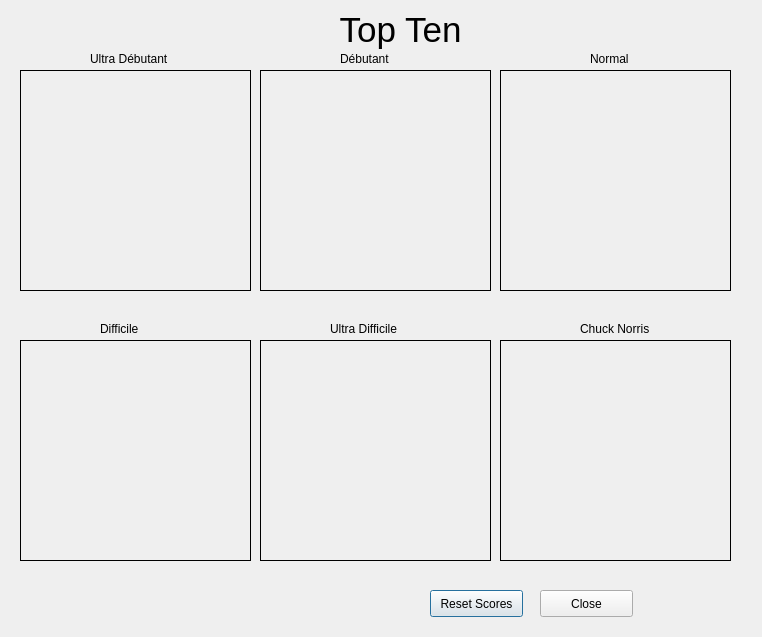
<?xml version="1.0" encoding="UTF-8"?>
<ui version="4.0">
 <class>TopTen</class>
 <widget class="QDialog" name="TopTen">
  <property name="geometry">
   <rect>
    <x>0</x>
    <y>0</y>
    <width>762</width>
    <height>637</height>
   </rect>
  </property>
  <property name="windowTitle">
   <string>Top Ten Scores</string>
  </property>
  <widget class="QLabel" name="label">
   <property name="geometry">
    <rect>
     <x>310</x>
     <y>10</y>
     <width>181</width>
     <height>41</height>
    </rect>
   </property>
   <property name="text">
    <string>&lt;!DOCTYPE HTML PUBLIC &quot;-//W3C//DTD HTML 4.0//EN&quot; &quot;http://www.w3.org/TR/REC-html40/strict.dtd&quot;&gt;
&lt;html&gt;&lt;head&gt;&lt;meta name=&quot;qrichtext&quot; content=&quot;1&quot; /&gt;&lt;style type=&quot;text/css&quot;&gt;
p, li { white-space: pre-wrap; }
&lt;/style&gt;&lt;/head&gt;&lt;body style=&quot; font-family:'Sans'; font-size:10pt; font-weight:400; font-style:normal;&quot;&gt;
&lt;p align=&quot;center&quot; style=&quot; margin-top:0px; margin-bottom:0px; margin-left:0px; margin-right:0px; -qt-block-indent:0; text-indent:0px;&quot;&gt;&lt;span style=&quot; font-size:26pt;&quot;&gt;Top Ten&lt;/span&gt;&lt;/p&gt;&lt;/body&gt;&lt;/html&gt;</string>
   </property>
  </widget>
  <widget class="QLabel" name="topTenList">
   <property name="geometry">
    <rect>
     <x>20</x>
     <y>70</y>
     <width>231</width>
     <height>221</height>
    </rect>
   </property>
   <property name="frameShape">
    <enum>QFrame::Box</enum>
   </property>
   <property name="text">
    <string/>
   </property>
   <property name="alignment">
    <set>Qt::AlignLeading|Qt::AlignLeft|Qt::AlignTop</set>
   </property>
  </widget>
  <widget class="QPushButton" name="resetButton">
   <property name="geometry">
    <rect>
     <x>430</x>
     <y>590</y>
     <width>93</width>
     <height>27</height>
    </rect>
   </property>
   <property name="text">
    <string>Reset Scores</string>
   </property>
  </widget>
  <widget class="QPushButton" name="close">
   <property name="geometry">
    <rect>
     <x>540</x>
     <y>590</y>
     <width>93</width>
     <height>27</height>
    </rect>
   </property>
   <property name="text">
    <string>Close</string>
   </property>
  </widget>
  <widget class="QLabel" name="topTenList_1">
   <property name="geometry">
    <rect>
     <x>260</x>
     <y>70</y>
     <width>231</width>
     <height>221</height>
    </rect>
   </property>
   <property name="frameShape">
    <enum>QFrame::Box</enum>
   </property>
   <property name="text">
    <string/>
   </property>
   <property name="alignment">
    <set>Qt::AlignLeading|Qt::AlignLeft|Qt::AlignTop</set>
   </property>
  </widget>
  <widget class="QLabel" name="topTenList_2">
   <property name="geometry">
    <rect>
     <x>500</x>
     <y>70</y>
     <width>231</width>
     <height>221</height>
    </rect>
   </property>
   <property name="frameShape">
    <enum>QFrame::Box</enum>
   </property>
   <property name="text">
    <string/>
   </property>
   <property name="alignment">
    <set>Qt::AlignLeading|Qt::AlignLeft|Qt::AlignTop</set>
   </property>
  </widget>
  <widget class="QLabel" name="topTenList_3">
   <property name="geometry">
    <rect>
     <x>20</x>
     <y>340</y>
     <width>231</width>
     <height>221</height>
    </rect>
   </property>
   <property name="frameShape">
    <enum>QFrame::Box</enum>
   </property>
   <property name="text">
    <string/>
   </property>
   <property name="alignment">
    <set>Qt::AlignLeading|Qt::AlignLeft|Qt::AlignTop</set>
   </property>
  </widget>
  <widget class="QLabel" name="topTenList_4">
   <property name="geometry">
    <rect>
     <x>260</x>
     <y>340</y>
     <width>231</width>
     <height>221</height>
    </rect>
   </property>
   <property name="frameShape">
    <enum>QFrame::Box</enum>
   </property>
   <property name="text">
    <string/>
   </property>
   <property name="alignment">
    <set>Qt::AlignLeading|Qt::AlignLeft|Qt::AlignTop</set>
   </property>
  </widget>
  <widget class="QLabel" name="topTenList_5">
   <property name="geometry">
    <rect>
     <x>500</x>
     <y>340</y>
     <width>231</width>
     <height>221</height>
    </rect>
   </property>
   <property name="frameShape">
    <enum>QFrame::Box</enum>
   </property>
   <property name="text">
    <string/>
   </property>
   <property name="alignment">
    <set>Qt::AlignLeading|Qt::AlignLeft|Qt::AlignTop</set>
   </property>
  </widget>
  <widget class="QLabel" name="label_2">
   <property name="geometry">
    <rect>
     <x>90</x>
     <y>50</y>
     <width>101</width>
     <height>18</height>
    </rect>
   </property>
   <property name="text">
    <string>Ultra Débutant</string>
   </property>
  </widget>
  <widget class="QLabel" name="label_3">
   <property name="geometry">
    <rect>
     <x>340</x>
     <y>50</y>
     <width>58</width>
     <height>18</height>
    </rect>
   </property>
   <property name="text">
    <string>Débutant</string>
   </property>
  </widget>
  <widget class="QLabel" name="label_4">
   <property name="geometry">
    <rect>
     <x>590</x>
     <y>50</y>
     <width>58</width>
     <height>18</height>
    </rect>
   </property>
   <property name="text">
    <string>Normal</string>
   </property>
  </widget>
  <widget class="QLabel" name="label_5">
   <property name="geometry">
    <rect>
     <x>100</x>
     <y>320</y>
     <width>58</width>
     <height>18</height>
    </rect>
   </property>
   <property name="text">
    <string>Difficile</string>
   </property>
  </widget>
  <widget class="QLabel" name="label_6">
   <property name="geometry">
    <rect>
     <x>330</x>
     <y>320</y>
     <width>91</width>
     <height>18</height>
    </rect>
   </property>
   <property name="text">
    <string>Ultra Difficile</string>
   </property>
  </widget>
  <widget class="QLabel" name="label_7">
   <property name="geometry">
    <rect>
     <x>580</x>
     <y>320</y>
     <width>91</width>
     <height>18</height>
    </rect>
   </property>
   <property name="text">
    <string>Chuck Norris</string>
   </property>
  </widget>
 </widget>
 <resources/>
 <connections>
  <connection>
   <sender>close</sender>
   <signal>clicked()</signal>
   <receiver>TopTen</receiver>
   <slot>close()</slot>
   <hints>
    <hint type="sourcelabel">
     <x>186</x>
     <y>333</y>
    </hint>
    <hint type="destinationlabel">
     <x>136</x>
     <y>181</y>
    </hint>
   </hints>
  </connection>
 </connections>
</ui>
